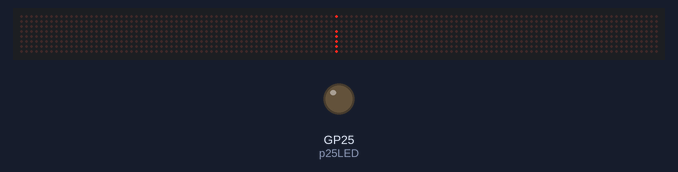
This program was run on a simulated Raspberry Pi Pico running MicroPython. Shown: 128×8 LED matrix, output pins drawn as LEDs (lit = HIGH). Pins used as bus, display or sensor lines are not drawn.

Above: at 13.8 s.
At 15.82 s:
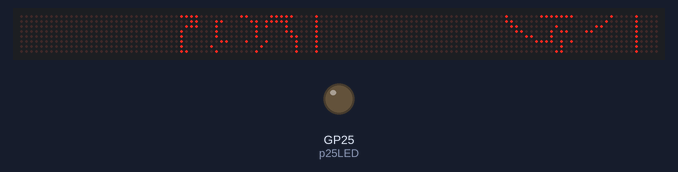
At 17.84 s:
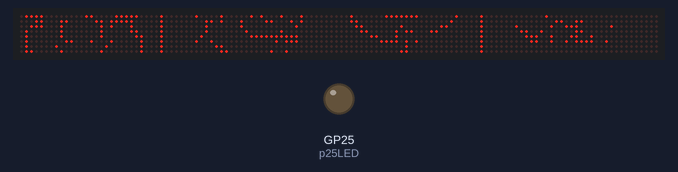
At 21.88 s:
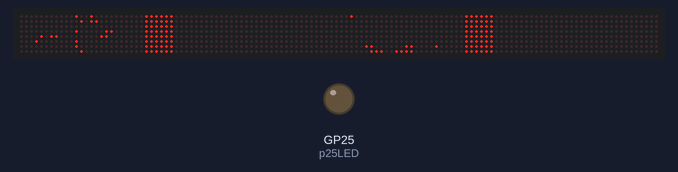
Timing chart, 0 to 22.0 s (numbered marks = the images above):
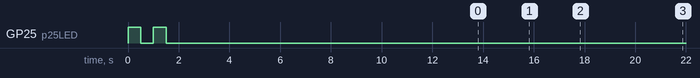

The program:

main.py
```python
"""
Created by Kshitij Goel

Code to use Rasperry Pi Pico to display Diwali greetings
on 8x8x16 display using MAX7219 module with daisy chain
configuration

"""
from machine import Pin, SPI
import utime
import framebuf
from Framebuf_Gallery import icons8, icons16, icons32
from Matrix8x8Rect import Matrix8x8Rect

p25LED = machine.Pin(25,machine.Pin.OUT)

# this code indicates the pico board is working
# blink the onboard LED twice
unit_time = 0.5
for i in range(2):
    p25LED.toggle()
    utime.sleep(0.5)
    p25LED.toggle()
    utime.sleep(0.5)

# HNUM = No of 8x8 matrix block present horizontally
# VNUM = No of 8x8 matrix block present vertically

HNUM = 8
VNUM = 4

pMOSI = machine.Pin(3)
pCLK = machine.Pin(2)
pCS = machine.Pin(5,Pin.OUT)

display = Matrix8x8Rect(SPI(0,sck=pCLK,mosi=pMOSI), pCS, HNUM, VNUM)
display.brightness(2)

mess01 = "Happy Diwali"
mess02 = " Shubh Labh"
mess03 = "   Jai Hanuman"
mess04 = "Kshitij Goel"

max_h_scroll = max(len(mess01), len(mess02), len(mess03),len(mess04)) * 8
max_v_scroll = display.MH * VNUM + 1

while True:
    # Horizontal Scrolling for all icons in 16x16 list
    for x in range(HNUM*display.MW, -(len(icons16)+1)*16, -1):
         display.fill(0)
         i = 0
         for name in icons16:
             img = framebuf.FrameBuffer(bytearray(icons16[name]), 16, 16, framebuf.MONO_HLSB)
             i = i + 1
             display.blit(img,x + i*16,0)
         display.show()
         utime.sleep(0.05)

    # Horizontal Scrolling for all icons in 32x32 list
    for x in range(HNUM*display.MW, -(len(icons32)+1)*32, -1):
         display.fill(0)
         i = 0
         for name in icons32:
             img = framebuf.FrameBuffer(bytearray(icons32[name]), 32, 32, framebuf.MONO_HLSB)
             i = i + 1
             display.blit(img,x + i*32,0)
         display.show()
         utime.sleep(0.05)

#     # Horizontal Scrolling for all icons in 8x8 list in alternate rows
#     for x in range(HNUM*display.MW, -(len(icons8)+1)*8, -1):
#          display.fill(0)
#          i = 0
#          for name in icons8:
#              img = framebuf.FrameBuffer(bytearray(icons8[name]), 8, 8, framebuf.MONO_HLSB)
#              i = i + 1
#              display.blit(img,x + i*9,(i%2)*8)
#          display.show()
#          utime.sleep(0.05)

    # Horizontal Scrolling for tex
    for x in range(HNUM*display.MW, -max_h_scroll, -1):
        display.fill(0)
        display.text(mess01,x + 8,display.MH * 0,1)
        display.text(mess02,x + 8, display.MH * 1,1)
        display.text(mess03,x + 8, display.MH * 2,1)
        display.text(mess04,x + 8, display.MH * 3,1)
        display.show()
        utime.sleep(0.05)

    # Vertical Scrolling for text
    for y in range(VNUM*display.MH, -max_v_scroll, -1):
        display.fill(0)
        display.text("Happy",0,display.MH*0 + y,1)
        display.text(" Diwali",0,display.MH*1 +y,1)
        display.text("Shubh",0,display.MH*2 +y,1)
        display.text(" Labh",0,display.MH*3 +y,1)
        display.show()
        utime.sleep(0.1)
```

Matrix8x8Rect.py
```python
"""
Created by Kshitij Goel

I have used some base code from
https://github.com/mcauser/micropython-max7219/blob/master/max7219.py

This is MicroPython max7219 cascadable 8x8 LED matrix driver
"""

from micropython import const
import framebuf

_NOOP = const(0)
_DIGIT0 = const(1)
_DECODEMODE = const(9)
_INTENSITY = const(10)
_SCANLIMIT = const(11)
_SHUTDOWN = const(12)
_DISPLAYTEST = const(15)

# -Subclassing FrameBuffer provides support for graphics primitives
# -Class to support daisy chain of 8x8 matrix connected on MAX7219

class Matrix8x8Rect(framebuf.FrameBuffer):
    # -hnum represents number of 8x8 matrix block present horizontally
    # -vnum represents number of 8x8 matrix block present vertically (you can think them as pages)
    # Assuming all 8x8 pixel blocks are connected in a single daisey chain

    def __init__(self, spi, cs, hnum = 1,vnum = 1):

        self.spi = spi
        self.cs = cs
        self.cs.init(cs.OUT, True)
        self.hnum = hnum
        self.vnum = vnum
        self.num = hnum * vnum			# Total number of MAX7219 Modules
        self.MH = 8						# matrix height
        self.MW = 8						# matrix Width
        self.buffer = bytearray(self.MH * self.num)

        super().__init__(self.buffer, self.MW * hnum, self.MH * vnum, framebuf.MONO_HLSB)
        self.init()

    # this _write method replays a sigle command number of times MAX7219 chip is present
    def _write(self, command, data):
        self.cs(0)
        for m in range(self.num):
            self.spi.write(bytearray([command, data]))
        self.cs(1)

    # It initialise the MAX7219 for several commands in this list
    # I have no idea from where these came
    def init(self):
        for command, data in (
            (_SHUTDOWN, 0),
            (_DISPLAYTEST, 0),
            (_SCANLIMIT, 7),
            (_DECODEMODE, 0),
            (_SHUTDOWN, 1),
        ):
            self._write(command, data)

    # it adjust the brightess of all modules in cascade
    def brightness(self, value):
        if not 0 <= value <= 15:
            raise ValueError("Brightness out of range")
        self._write(_INTENSITY, value)

    # -This method paints the pixels from the buffer attributte on the SPI device
    # -I have modified the show method for the daisy chain of 8x8x4 blocks for dot matrix on MAX7219
    def show(self):
        # loop for each line in matrix height
        for y in range(self.MH):
            self.cs(0)

            # -loop for each vertical block (or pages)
            for v in range(self.vnum):

                # loop for each horizontal block
                for h in range(self.hnum):
                    p = (v * self.hnum * self.MH) + h + (y * self.hnum)
                    # this line is the heart of MAX7219 driver
                    # we are writing two bytes
                    # first one tells the location
                    # second one tells the pixel map in a single byte form
                    # I think each pixel map is cascaded down to the far left chip
                    self.spi.write(bytearray([_DIGIT0 + y, self.buffer[p]]))
            self.cs(1)
```

Source omitted: ebuf_Gallery.py (data table, 5444 bytes)
